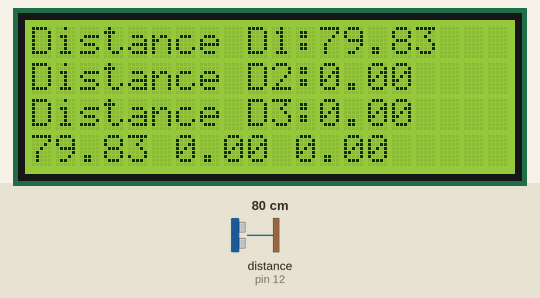
Recording of a sketch running on a simulated Arduino Mega 2560, built with avr-gcc and run on an emulated ATmega2560. Parts: 20×4 character LCD. Wiring (inferred from the names in the program): ultrasonic range finder: trigger pin 11; echo pin 12. The inputs (shaded band) are chosen by the test bench; at power-on: distance to the obstacle (sensor on pin 12) 80 cm. The echo pulse lasts 58.3 µs per cm; what the sketch prints to the serial monitor is not drawn.

Above: at 1.2 s.
1.3 s: distance to the obstacle (sensor on pin 12) set to 60 cm
At 2.6 s:
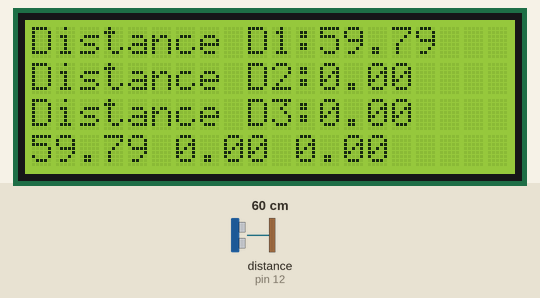
2.9 s: distance to the obstacle (sensor on pin 12) set to 2 cm
At 4.2 s:
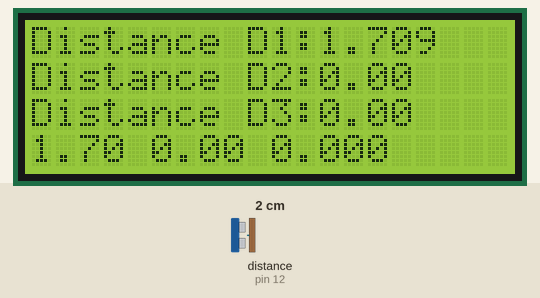
4.6 s: distance to the obstacle (sensor on pin 12) set to 18 cm
At 5.9 s:
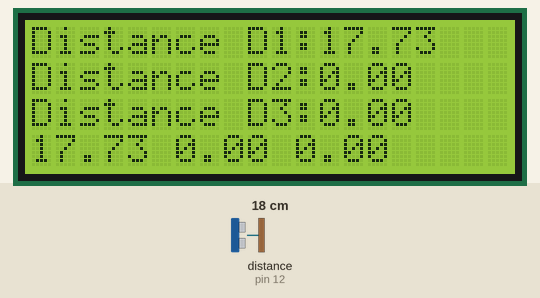
6.2 s: distance to the obstacle (sensor on pin 12) set to 250 cm
At 7.6 s:
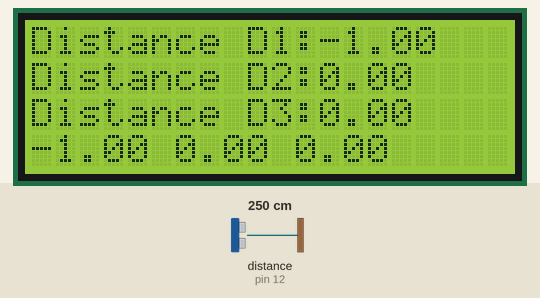
Timing chart, 0 to 8.9 s (numbered marks = the images above; inputs shaded):
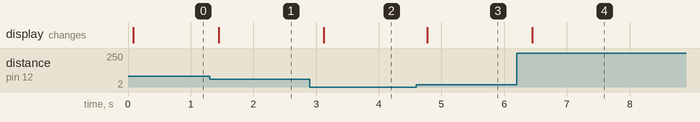

The sketch:

edme01.ino
```cpp
/* @file Enhance Keypad use
|| @version 1.0
||  Author Bruce modified from keypad library  examples download from http://playground.arduino.cc/Code/Keypad#Download @ keypad,zip
*/
/* LiquidCrystal display with:

LiquidCrystal(rs, enable, d4, d5, d6, d7)
LiquidCrystal(rs, rw, enable, d4, d5, d6, d7)
LiquidCrystal(rs, enable, d0, d1, d2, d3, d4, d5, d6, d7)
LiquidCrystal(rs, rw, enable, d0, d1, d2, d3, d4, d5, d6, d7)
R/W Pin Read = LOW / Write = HIGH   // if No pin connect RW , please leave R/W Pin for Low State

*/

#include <Keypad.h>
#include <LiquidCrystal.h>
#define EchoPin  12
#define TrigPin  11

LiquidCrystal lcd(5,6,7,38,40,42,44);   //ok

const byte ROWS = 4; //four rows
const byte COLS = 4; //four columns
//define the cymbols on the buttons of the keypads
char hexaKeys[ROWS][COLS] = {
  {'1','2','3','A'},
  {'4','5','6','B'},
  {'7','8','9','C'},
  {'*','0','#','D'}
};
byte rowPins[ROWS] = {23, 25, 27, 29}; //connect to the row pinouts of the keypad
byte colPins[COLS] = {31, 33, 35, 37}; //connect to the column pinouts of the keypad

int devicemode = 1 ;
double distance1d = 0 ;
double distance2d = 0 ;
double distance3d = 0 ;

//initialize an instance of class NewKeypad
//Keypad customKeypad = Keypad( makeKeymap(hexaKeys), rowPins, colPins, ROWS, COLS);
Keypad customKeypad =  Keypad( makeKeymap(hexaKeys), rowPins, colPins, ROWS, COLS);


void setup(){
    pinMode(EchoPin, INPUT);                    //Set EchoPin as input, to receive measure result from US-020
    pinMode(TrigPin, OUTPUT);                   //Set TrigPin as output, used to send high pusle to trig measurement (>10us)

  Serial.begin(9600);
  Serial.println("program start here");

lcd.begin(20, 4);
// 設定 LCD 的行列數目 (16 x 2)  16　行2　列
   lcd.setCursor(0,0);
  // 列印 "Hello World" 訊息到 LCD 上
  Serial.println("Ultrasonic sensor detecting...");

}

void loop(){
  switch (devicemode)
  {
    case 1:
      distance1d = HC04_ultrasonic() ;
      break ;

    case 2:
      distance2d = HC04_ultrasonic() ;
      break ;

    case 3:
      distance3d = HC04_ultrasonic() ;
      break ;

  }

    showdistance();

        // now result is printed on Serial COnsole
          Serial.print("UltraSonice DIstance1 is :") ;
         Serial.println(distance1d);
          Serial.print("UltraSonice DIstance2 is :") ;
         Serial.println(distance2d);
          Serial.print("UltraSonice DIstance3 is :") ;
         Serial.println(distance3d);
          Serial.print("UltraSonice Area is :") ;
         Serial.println(distance1d * distance2d);
          Serial.print("UltraSonice Cubic is :") ;
         Serial.println(distance1d * distance2d * distance3d);
    delay(200);

}
void showdistance()
{
  lcd.setCursor(0,0);
  lcd.print("Distance D1:");
  lcd.print(distance1d);
  lcd.setCursor(0,1);
  lcd.print("Distance D2:");
  lcd.print(distance2d);
  lcd.setCursor(0,2);
  lcd.print("Distance D3:");
  lcd.print(distance3d);
  lcd.setCursor(0,3);
  lcd.print("");
  lcd.print(distance1d );
  lcd.print(" ");
  lcd.print(distance1d * distance2d );
  lcd.print(" ");
  lcd.print(distance1d * distance2d*distance3d);

}

long getpadnumber()
{
   const int maxstring = 8;
  char getinputnumber[maxstring] ;
  char InputKeyString = 0x00;
   int  stringpz = 0;

  while (stringpz < maxstring)
  {
    InputKeyString = getpadnumberchar();
     if (InputKeyString != 0x00)
     {
       if (InputKeyString != 0x13)
         {
           getinputnumber[stringpz] = InputKeyString ;
           stringpz ++ ;
         }
         else
         {
           break ;
         }
     }
}
stringpz ++;
getinputnumber[stringpz] = 0x00 ;
return (atol(getinputnumber) );
}

char getpadnumberchar()
{
  char InputKey;
  char checkey = 0x00;

  while (checkey == 0x00)
    {
      InputKey = customKeypad.getKey();
      if (InputKey != 0x00 )
        {
        checkey = cmppadnumberchar(InputKey) ;
//      Serial.print("in  getnumberchar for loop  is :") ;
//          Serial.println(InputKey,HEX) ;
        }
      /*  else
        {
          Serial.print("in  getnumberchar and not if  for loop  is :") ;
          Serial.println(InputKey,HEX) ;
        }
        */
        delay(50);
    }
  //  Serial.print("exit  getnumberchar is :") ;
  //  Serial.println(checkey,HEX) ;
   return (checkey);
}


char cmppadnumberchar(char cmpchar)
{
  const int cmpcharsize = 11 ;
char tennumber[cmpcharsize] = {'0','1','2','3','4','5','6','7','8','9','#'} ;
//char retchar = "" ;
 for(int i  = 0; i< cmpcharsize; i++)
   {
    if (cmpchar == tennumber[i] )
      {
        if (cmpchar == '#')
          {
               return  (0x13) ;
          }
          else
          {
              return  (cmpchar) ;
          }
      }

   }
  return  (0x00) ;
}

double HC04_ultrasonic()
{
   double tmp = 0 ;
  double duration, distance;
  digitalWrite(TrigPin, HIGH);
  delayMicroseconds(1000);
  digitalWrite(TrigPin, LOW);
  duration = pulseIn(EchoPin, HIGH);
  distance = (duration/2) / 29.1;
  if (distance >= 200 || distance <= 0){
    tmp = -1 ;
    Serial.print(distance);
    Serial.println(" cm");
    Serial.println("Out of range");
    Serial.println("--------------");
  }
  else {
        tmp = distance ;
    Serial.print(distance);
    Serial.println(" cm");
    Serial.println("read ok...");
    Serial.println("--------------");
  }

  return (tmp);
}

char getpadfunctionchar()
{
  char InputKey;
  char checkey = 0x00;

      InputKey = customKeypad.getKey();
        delay(40);
      if (InputKey != 0x00 )
        {
            checkey = cmppadfunctionchar(InputKey) ;
        }
   return (checkey);
}


char cmppadfunctionchar(char cmpchar)
{
  const int cmpcharsize = 5 ;
char tennumber[cmpcharsize] = {'A','B','C','D','*'} ;
//char retchar = "" ;
 for(int i  = 0; i< cmpcharsize; i++)
   {
    if (cmpchar == tennumber[i] )
      {
              return  (cmpchar) ;
      }

   }
  return  (0x00) ;
}
```

Measured:
- after the input at 1.3 s, the display: changes after 0.15 s (image 1)
- after the input at 2.9 s, the display: changes after 0.22 s (image 2)
- after the input at 4.6 s, the display: changes after 0.17 s (image 3)
- after the input at 6.2 s, the display: changes after 0.25 s (image 4)
